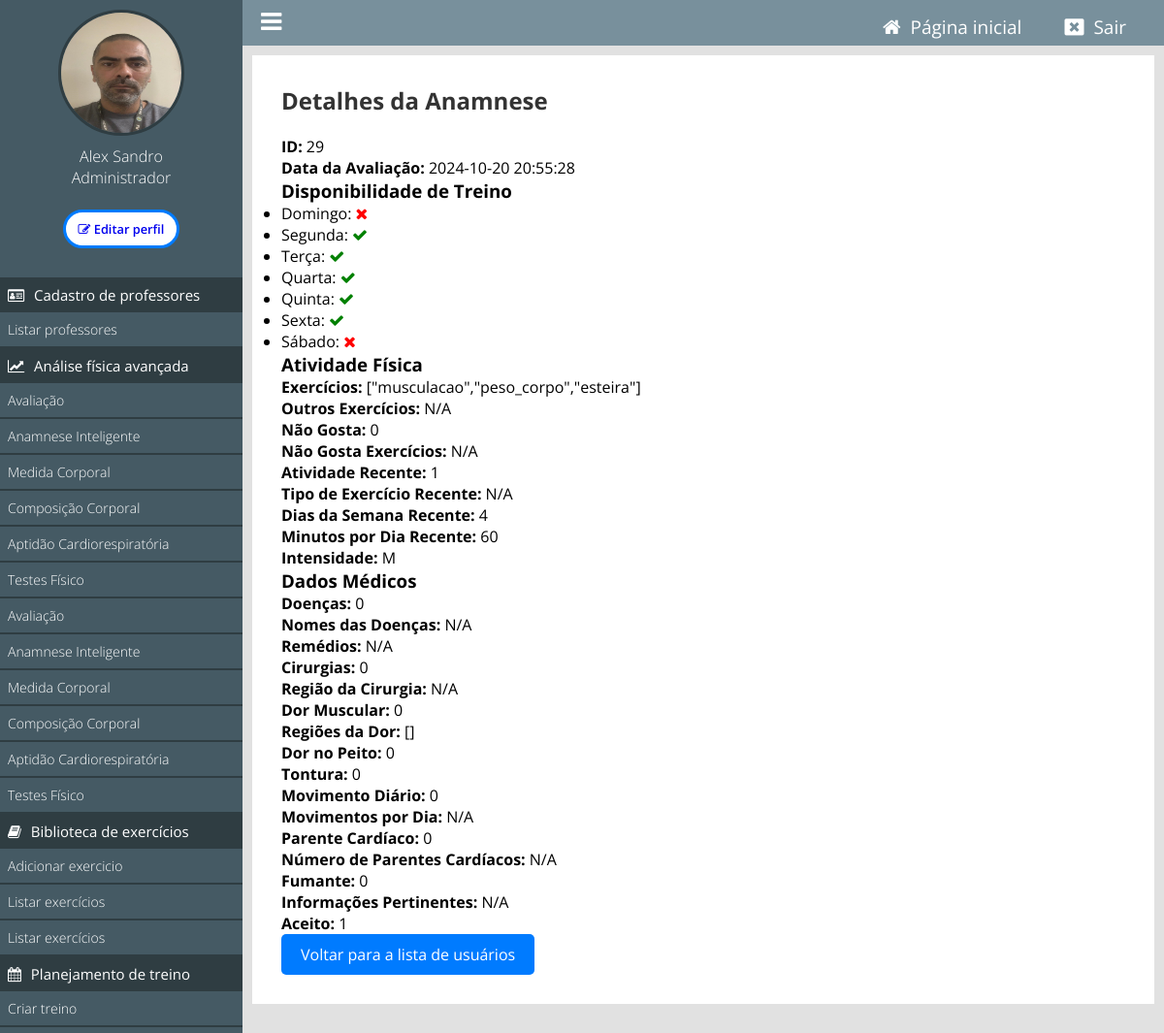
Page /painel/ver-anamnese?id=29 (signed in) on the earlier database version.
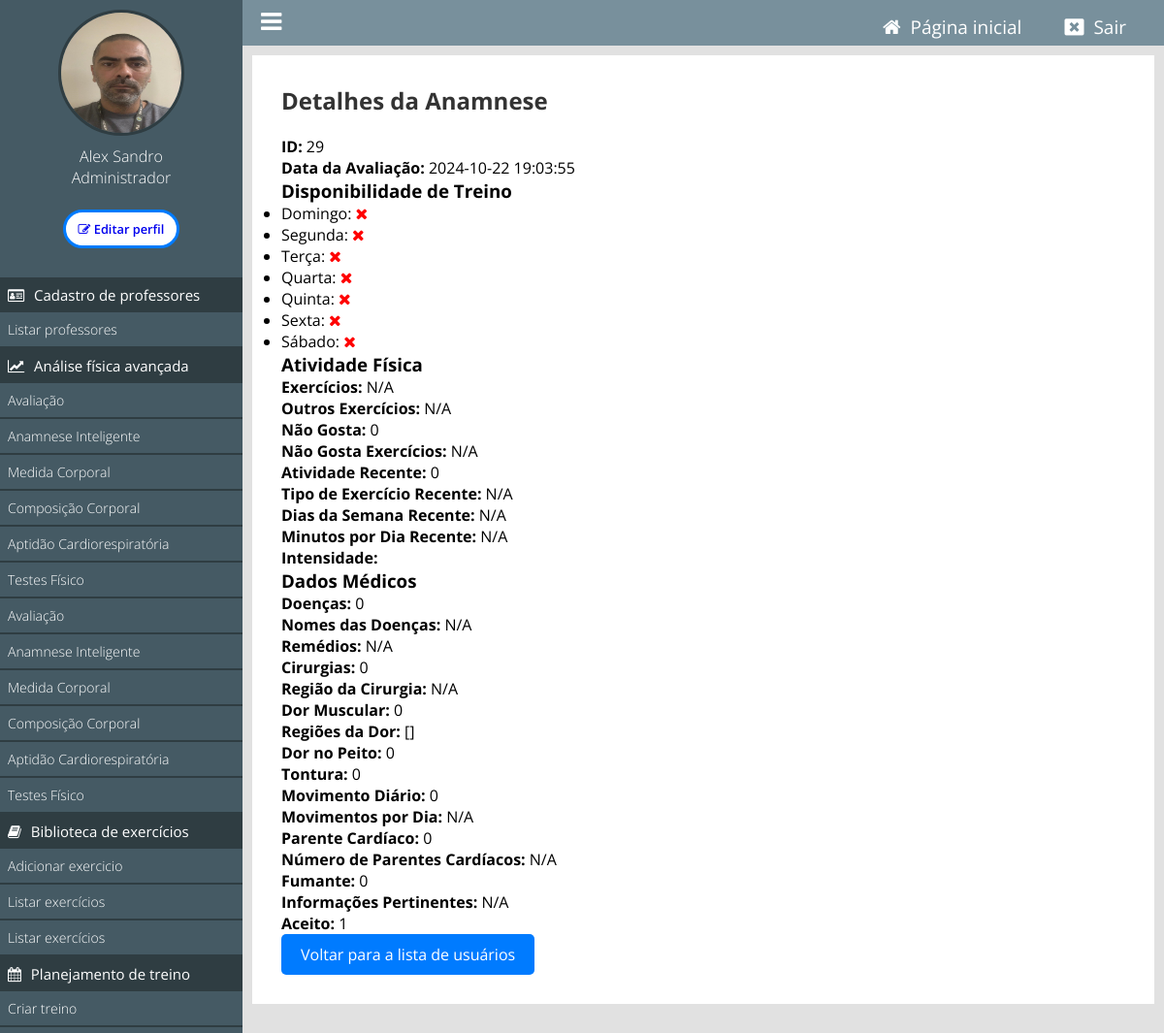
Same page on the later database version.
### tables this page shows
CREATE TABLE IF NOT EXISTS `tb_usuarios_anamnese` (
  `id` int NOT NULL AUTO_INCREMENT,
  `usuario_id` int NOT NULL,
  `data_avaliacao` datetime NOT NULL,
  `domingo` tinyint(1) DEFAULT '0',
  `segunda` tinyint(1) DEFAULT '0',
  `terca` tinyint(1) DEFAULT '0',
  `quarta` tinyint(1) DEFAULT '0',
  `quinta` tinyint(1) DEFAULT '0',
  `sexta` tinyint(1) DEFAULT '0',
  `sabado` tinyint(1) DEFAULT '0',
  `minutos_dia` int DEFAULT NULL,
  `exercicios` text,
  `outros_exercicios` varchar(255) DEFAULT NULL,
  `nao_gosta` tinyint(1) DEFAULT '0',
  `nao_gosta_exercicios` varchar(255) DEFAULT NULL,
  `atividade_recente` tinyint(1) DEFAULT '0',
  `nome_atividade_recente` varchar(255) DEFAULT NULL,
  `dias_semana_recente` int DEFAULT NULL,
  `minutos_dia_recente` float DEFAULT NULL,
  `intensidade` varchar(50) DEFAULT NULL,
  `doencas` tinyint(1) DEFAULT '0',
  `doencas_nome` varchar(255) DEFAULT NULL,
  `remedios` varchar(255) DEFAULT NULL,
  `cirurgias` tinyint(1) DEFAULT '0',
  `regiao_cirurgia` varchar(255) DEFAULT NULL,
  `dor_muscular` tinyint(1) DEFAULT '0',
  `regioes_dor` text,
  `dor_peito` tinyint(1) DEFAULT '0',
  `tontura` tinyint(1) DEFAULT '0',
  `movimento_diario` tinyint(1) DEFAULT '0',
  `movimentos_dia` text,
  `parente_cardiaco` tinyint(1) DEFAULT '0',
  `num_parente_cardiaco` int DEFAULT NULL,
  `fumante` tinyint(1) DEFAULT '0',
  `info_pertinente` text,
  `aceito` tinyint(1) DEFAULT '0',
  `ciclo_menstrual` tinyint(1) DEFAULT NULL,
  `ciclo_menstrual_irregular` varchar(255) DEFAULT NULL,
  `sintomas_menstruais` json DEFAULT NULL,
  `uso_anticoncepcional` varchar(3) DEFAULT NULL,
  `fatores_impedem_treino` json DEFAULT NULL,
  `dificuldade_emagrecer` json DEFAULT NULL,
  `silhueta_real` int DEFAULT NULL,
  `silhueta_ideal` int DEFAULT NULL,
  `objetivos_6_meses` json DEFAULT NULL,
  `nome_remedios_emagrecer` varchar(255) DEFAULT NULL,
  `resultados_remedios` varchar(255) DEFAULT NULL,
  `dificuldade_emagrecer_outros` varchar(255) DEFAULT NULL,
  `remedios_emagrecer` tinyint(1) DEFAULT NULL,
  `autoestima` varchar(255) DEFAULT NULL,
  PRIMARY KEY (`id`)
);

### classes/MySql.php (called while the page is built)
<?php
    class MySql{
        private static $pdo;
        public static function conectar(){
            if(self::$pdo == null){
                try{
                    self::$pdo = new PDO('mysql:host='.HOST.';dbname='.DATABASE,USER,PASSWORD,array(PDO::MYSQL_ATTR_INIT_COMMAND => "SET NAMES utf8"));
                    self::$pdo->setAttribute(PDO::ATTR_ERRMODE,PDO::ERRMODE_EXCEPTION);
                }catch(Exception $e) {
                    echo 'erro ao conectar, tente novamente mais tarde';
                }
            }
            return self::$pdo;
        }
    }
?>

### classes/Anamnese.php (called while the page is built, shortened)
<?php
class Anamnese {
    private $db;
    public function __construct() {
        $this->db = MySql::conectar();
    }
    public function buscarAnamnesePorId($id) {
        $sql = $this->db->prepare("SELECT * FROM tb_usuarios_anamnese WHERE id = :id");
        $sql->bindParam(':id', $id);
        $sql->execute();
        return $sql->fetch(PDO::FETCH_ASSOC);
    }
}
?>

### painel/pages/ver-anamnese.php (the view, shortened to what the changed rows need)
<?php
$id = isset($_GET['id']) ? intval($_GET['id']) : 0;
$anamnese = new Anamnese();
$dados_anamnese = $anamnese->buscarAnamnesePorId($id);
$usuarioid = $dados_anamnese['usuario_id'];
?>
<div class="box-content">
    <h2>Detalhes da Anamnese</h2>
    <p><strong>ID:</strong> <?php echo htmlspecialchars($dados_anamnese['id']); ?></p>
    <p><strong>Data da Avaliação:</strong> <?php echo htmlspecialchars($dados_anamnese['data_avaliacao']); ?></p>
    <h3>Disponibilidade de Treino</h3>
    <ul>
        <li>Domingo: <i class="fa <?php echo $dados_anamnese['domingo'] == 1 ? 'fa-check' : 'fa-times'; ?>" style="color: <?php echo $dados_anamnese['domingo'] == 1 ? 'green' : 'red'; ?>;"></i></li>
        <li>Segunda: <i class="fa <?php echo $dados_anamnese['segunda'] == 1 ? 'fa-check' : 'fa-times'; ?>" style="color: <?php echo $dados_anamnese['segunda'] == 1 ? 'green' : 'red'; ?>;"></i></li>
        <li>Terça: <i class="fa <?php echo $dados_anamnese['terca'] == 1 ? 'fa-check' : 'fa-times'; ?>" style="color: <?php echo $dados_anamnese['terca'] == 1 ? 'green' : 'red'; ?>;"></i></li>
        <li>Quarta: <i class="fa <?php echo $dados_anamnese['quarta'] == 1 ? 'fa-check' : 'fa-times'; ?>" style="color: <?php echo $dados_anamnese['quarta'] == 1 ? 'green' : 'red'; ?>;"></i></li>
        <li>Quinta: <i class="fa <?php echo $dados_anamnese['quinta'] == 1 ? 'fa-check' : 'fa-times'; ?>" style="color: <?php echo $dados_anamnese['quinta'] == 1 ? 'green' : 'red'; ?>;"></i></li>
        <li>Sexta: <i class="fa <?php echo $dados_anamnese['sexta'] == 1 ? 'fa-check' : 'fa-times'; ?>" style="color: <?php echo $dados_anamnese['sexta'] == 1 ? 'green' : 'red'; ?>;"></i></li>
        <li>Sábado: <i class="fa <?php echo $dados_anamnese['sabado'] == 1 ? 'fa-check' : 'fa-times'; ?>" style="color: <?php echo $dados_anamnese['sabado'] == 1 ? 'green' : 'red'; ?>;"></i></li>
    </ul>
    <h3>Atividade Física</h3>
    <p><strong>Exercícios:</strong> <?php echo htmlspecialchars($dados_anamnese['exercicios'] ?? 'N/A'); ?></p>
    <p><strong>Outros Exercícios:</strong> <?php echo htmlspecialchars($dados_anamnese['outros_exercicios'] ?? 'N/A'); ?></p>
    <p><strong>Não Gosta:</strong> <?php echo htmlspecialchars($dados_anamnese['nao_gosta']); ?></p>
    <p><strong>Não Gosta Exercícios:</strong> <?php echo htmlspecialchars($dados_anamnese['nao_gosta_exercicios'] ?? 'N/A'); ?></p>
    <p><strong>Atividade Recente:</strong> <?php echo htmlspecialchars($dados_anamnese['atividade_recente']); ?></p>
    <p><strong>Tipo de Exercício Recente:</strong> <?php echo isset($dados_anamnese['tipo_exercicio_recente']) ? htmlspecialchars($dados_anamnese['tipo_exercicio_recente']) : 'N/A'; ?></p>
    <p><strong>Dias da Semana Recente:</strong> <?php echo htmlspecialchars($dados_anamnese['dias_semana_recente'] ?? 'N/A'); ?></p>
    <p><strong>Minutos por Dia Recente:</strong> <?php echo htmlspecialchars($dados_anamnese['minutos_dia_recente'] ?? 'N/A'); ?></p>
    <p><strong>Intensidade:</strong> <?php echo htmlspecialchars($dados_anamnese['intensidade']); ?></p>
    <h3>Dados Médicos</h3>
    <p><strong>Doenças:</strong> <?php echo htmlspecialchars($dados_anamnese['doencas']); ?></p>
    <p><strong>Nomes das Doenças:</strong> <?php echo htmlspecialchars($dados_anamnese['doencas_nome'] ?? 'N/A'); ?></p>
    <p><strong>Remédios:</strong> <?php echo htmlspecialchars($dados_anamnese['remedios'] ?? 'N/A'); ?></p>
    <p><strong>Cirurgias:</strong> <?php echo htmlspecialchars($dados_anamnese['cirurgias']); ?></p>
    <p><strong>Região da Cirurgia:</strong> <?php echo htmlspecialchars($dados_anamnese['regiao_cirurgia'] ?? 'N/A'); ?></p>
    <p><strong>Dor Muscular:</strong> <?php echo htmlspecialchars($dados_anamnese['dor_muscular']); ?></p>
    <p><strong>Regiões da Dor:</strong> <?php echo htmlspecialchars($dados_anamnese['regioes_dor'] ?? 'N/A'); ?></p>
    <p><strong>Dor no Peito:</strong> <?php echo htmlspecialchars($dados_anamnese['dor_peito']); ?></p>
    <p><strong>Tontura:</strong> <?php echo htmlspecialchars($dados_anamnese['tontura']); ?></p>
    <p><strong>Movimento Diário:</strong> <?php echo htmlspecialchars($dados_anamnese['movimento_diario']); ?></p>
    <p><strong>Movimentos por Dia:</strong> <?php echo htmlspecialchars($dados_anamnese['movimentos_dia'] ?? 'N/A'); ?></p>
    <p><strong>Parente Cardíaco:</strong> <?php echo htmlspecialchars($dados_anamnese['parente_cardiaco']); ?></p>
    <p><strong>Número de Parentes Cardíacos:</strong> <?php echo htmlspecialchars($dados_anamnese['num_parente_cardiaco'] ?? 'N/A'); ?></p>
    <p><strong>Fumante:</strong> <?php echo htmlspecialchars($dados_anamnese['fumante']); ?></p>
    <p><strong>Informações Pertinentes:</strong> <?php echo htmlspecialchars($dados_anamnese['info_pertinente'] ?? 'N/A'); ?></p>
    <p><strong>Aceito:</strong> <?php echo htmlspecialchars($dados_anamnese['aceito']); ?></p>
    <a href="<?php echo INCLUDE_PATH_PAINEL . 'listar-afa?id=' . $usuarioid ?>" class="btn voltar">Voltar para a lista de usuários</a>
</div>

Differences in the rows shown:
changed tb_usuarios_anamnese id 29: data_avaliacao "2024-10-20 20:55:28" → "2024-10-22 19:03:55"; segunda 1 → 0 (drawn); terca 1 → 0 (drawn); quarta 1 → 0 (drawn); quinta 1 → 0 (drawn); sexta 1 → 0 (drawn); exercicios "[\"musculacao\",\"peso_corpo\",\"esteira\"]" → "N/A"; atividade_recente "1" → "0"; dias_semana_recente "4" → "N/A"; minutos_dia_recente "60" → "N/A"; intensidade "M" → (not shown)
